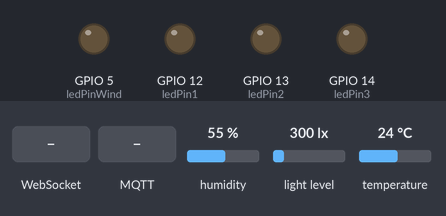
Simulated run of this sketch. Board: ESP32. Parts: output pins drawn as LEDs (lit = HIGH). Dashed ring = blinking. The inputs (shaded band) are chosen by the test bench; at power-on: humidity 55 %, light level 300 lx, temperature 24 °C. WiFi joins after 1.5 s; servers stay silent unless stated; random numbers use the default seed unless the sketch sets one; no MQTT or app messages arrive unless stated; what the sketch prints to the serial monitor is not drawn.

Above: at 2.7 s.
2.8 s: WebSocket text "led1:on" received
At 6.5 s:
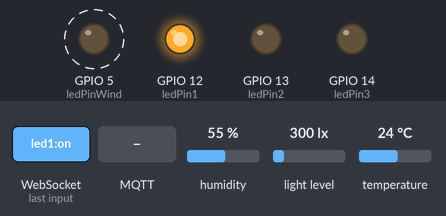
6.6 s: MQTT message "led1:on" arrives on the first subscribed topic
At 9.0 s:
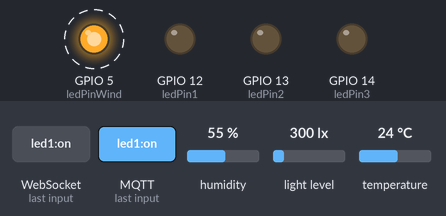
12.6 s: WebSocket text "all:on" received
At 14.3 s:
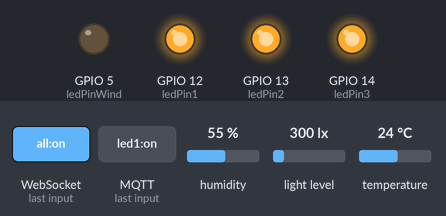
18.6 s: MQTT message "led1:off" arrives on the first subscribed topic
At 21.6 s:
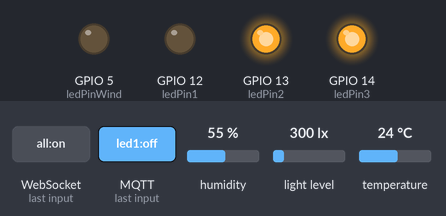
25.7 s: MQTT message "all:on" arrives on the second subscribed topic
At 28.8 s:
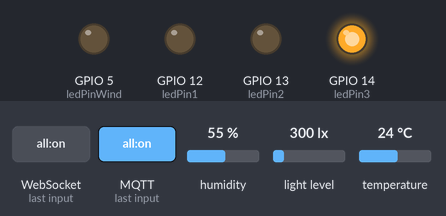
34.7 s: WebSocket text "led1:on" received
At 41.8 s:
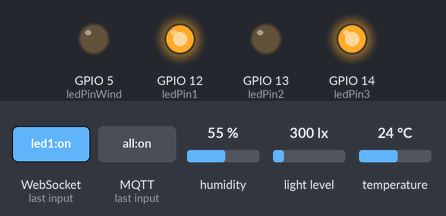
Timing chart, 0 to 42.8 s (numbered marks = the images above; inputs shaded):
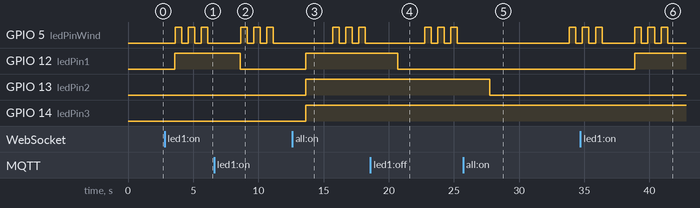

Measured:
- after the input at 2.8 s, GPIO 12 (ledPin1): LOW → HIGH after 0.79 s
- after the input at 6.6 s, GPIO 12 (ledPin1): HIGH → LOW after 2.0 s
- after the input at 12.6 s, GPIO 12 (ledPin1), GPIO 13 (ledPin2), GPIO 14 (ledPin3): LOW → HIGH after 1.0 s
- after the input at 18.6 s, GPIO 12 (ledPin1): HIGH → LOW after 2.1 s
- after the input at 25.7 s, GPIO 13 (ledPin2): HIGH → LOW after 2.1 s
- after the input at 34.7 s, GPIO 12 (ledPin1): LOW → HIGH after 4.2 s

The sketch:

esp32.ino
```cpp
#include <Wire.h>
#include <BH1750.h>
#include <DHT.h>
#include <WiFi.h>
#include <PubSubClient.h>
#include <WebSocketsServer.h> // Thư viện WebSocket

// Thông tin kết nối Wi-Fi và MQTT
const char* ssid = "@@";
const char* password = "12345679";
const char* mqtt_server = "192.168.121.82"; // Địa chỉ IP của MQTT broker
const char* mqtt_username = "quyet";
const char* mqtt_password = "123";
const int mqtt_port = 1885;

// Tên các topic MQTT
const char* led1_topic = "home/led1";
const char* led2_topic = "home/led2";
const char* led3_topic = "home/led3";
const char* all_lights_topic = "home/all_lights";

// Các topic để gửi dữ liệu cảm biến
const char* temperature_topic = "home/temperature";
const char* humidity_topic = "home/humidity";
const char* light_topic = "home/light";
const char* wind_speed_topic = "home/wind-speed"; // Thêm topic cho tốc độ gió

// Cảm biến DHT11
#define DHTPIN 4    // Chân kết nối DHT11
#define DHTTYPE DHT11
DHT dht(DHTPIN, DHTTYPE);

// Cảm biến BH1750
BH1750 lightMeter;

// Chân điều khiển LED
const int ledPin1 = 12;
const int ledPin2 = 13;
const int ledPin3 = 14;
const int ledPinWind = 5; // Chân GPIO D5 cho LED kiểm tra gió

// Tạo đối tượng WiFi, MQTT Client và WebSocket Server
WiFiClient espClient;
PubSubClient client(espClient);
WebSocketsServer webSocket(8081); // WebSocket trên cổng 81

// Hàm kết nối Wi-Fi
void setup_wifi() {
  delay(10);
  Serial.println();
  Serial.print("Connecting to ");
  Serial.println(ssid);
  WiFi.begin(ssid, password);
  while (WiFi.status() != WL_CONNECTED) {
    delay(500);
    Serial.print(".");
  }
  Serial.println();
  Serial.println("WiFi connected");
  Serial.print("IP address: ");
  Serial.println(WiFi.localIP());
}

// Hàm xử lý sự kiện WebSocket
void webSocketEvent(uint8_t num, WStype_t type, uint8_t *payload, size_t length) {
  switch (type) {
    case WStype_DISCONNECTED:
      Serial.printf("[%u] Disconnected!\n", num);
      break;

    case WStype_CONNECTED: {
      IPAddress ip = webSocket.remoteIP(num);
      Serial.printf("[%u] Connected from %s\n", num, ip.toString().c_str());
      break;
    }

    case WStype_TEXT: {
      String message = String((char*)payload);
      Serial.printf("WebSocket [%u] message: %s\n", num, message.c_str());

      // Điều khiển LED qua WebSocket
      if (message == "led1:on") {
        digitalWrite(ledPin1, HIGH);
        webSocket.sendTXT(num, "LED1 ON");
      } else if (message == "led1:off") {
        digitalWrite(ledPin1, LOW);
        webSocket.sendTXT(num, "LED1 OFF");
      } else if (message == "led2:on") {
        digitalWrite(ledPin2, HIGH);
        webSocket.sendTXT(num, "LED2 ON");
      } else if (message == "led2:off") {
        digitalWrite(ledPin2, LOW);
        webSocket.sendTXT(num, "LED2 OFF");
      } else if (message == "led3:on") {
        digitalWrite(ledPin3, HIGH);
        webSocket.sendTXT(num, "LED3 ON");
      } else if (message == "led3:off") {
        digitalWrite(ledPin3, LOW);
        webSocket.sendTXT(num, "LED3 OFF");
      } else if (message == "all:on") {
        digitalWrite(ledPin1, HIGH);
        digitalWrite(ledPin2, HIGH);
        digitalWrite(ledPin3, HIGH);
        webSocket.sendTXT(num, "ALL LEDs ON");
      } else if (message == "all:off") {
        digitalWrite(ledPin1, LOW);
        digitalWrite(ledPin2, LOW);
        digitalWrite(ledPin3, LOW);
        webSocket.sendTXT(num, "ALL LEDs OFF");
      }
      break;
    }

    default:
      break;
  }
}

// Hàm xử lý tin nhắn MQTT
void callback(char* topic, byte* payload, unsigned int length) {
  String message;
  for (int i = 0; i < length; i++) {
    message += (char)payload[i];
  }
  message.trim();

  // Xử lý điều khiển từ MQTT
  Serial.printf("MQTT Message: [%s]: %s\n", topic, message.c_str());
  if (String(topic) == led1_topic) {
    digitalWrite(ledPin1, message == "on" ? HIGH : LOW);
  } else if (String(topic) == led2_topic) {
    digitalWrite(ledPin2, message == "on" ? HIGH : LOW);
  } else if (String(topic) == led3_topic) {
    digitalWrite(ledPin3, message == "on" ? HIGH : LOW);
  } else if (String(topic) == all_lights_topic) {
    digitalWrite(ledPin1, message == "on" ? HIGH : LOW);
    digitalWrite(ledPin2, message == "on" ? HIGH : LOW);
    digitalWrite(ledPin3, message == "on" ? HIGH : LOW);
  }
}

// Hàm kết nối MQTT
void reconnect() {
  while (!client.connected()) {
    Serial.print("Attempting MQTT connection...");
    String clientId = "ESP32Client-";
    clientId += String(random(0xffff), HEX);
    if (client.connect(clientId.c_str(), mqtt_username, mqtt_password)) {
      Serial.println("connected");
      client.subscribe(led1_topic);
      client.subscribe(led2_topic);
      client.subscribe(led3_topic);
      client.subscribe(all_lights_topic);
    } else {
      Serial.printf("failed, rc=%d\n", client.state());
      delay(5000);
    }
  }
}

void setup() {
  Serial.begin(115200);
  pinMode(ledPin1, OUTPUT);
  pinMode(ledPin2, OUTPUT);
  pinMode(ledPin3, OUTPUT);
  pinMode(ledPinWind, OUTPUT); // Đặt chân GPIO D5 làm OUTPUT

  setup_wifi();
  client.setServer(mqtt_server, mqtt_port);
  client.setCallback(callback);

  dht.begin();
  Wire.begin();
  if (lightMeter.begin()) {
    Serial.println(F("BH1750 started."));
  } else {
    Serial.println(F("Error starting BH1750."));
  }

  webSocket.begin(); // Bắt đầu WebSocket
  webSocket.onEvent(webSocketEvent); // Gán hàm xử lý sự kiện WebSocket
}

void loop() {
  if (!client.connected()) {
    reconnect();
  }
  client.loop();
  webSocket.loop(); // Vòng lặp WebSocket

  float humidity = dht.readHumidity();
  float temperature = dht.readTemperature();
  float lux = lightMeter.readLightLevel();
  float windSpeed = random(0, 100); // Tạo giá trị gió ngẫu nhiên từ 0 đến 100 m/s

  if (!isnan(humidity) && !isnan(temperature)) {
    client.publish(temperature_topic, String(temperature).c_str());
    client.publish(humidity_topic, String(humidity).c_str());

    // Gửi dữ liệu qua WebSocket
    webSocket.broadcastTXT("temperature:" + String(temperature));
    webSocket.broadcastTXT("humidity:" + String(humidity));
  }

  if (!isnan(lux)) {
    client.publish(light_topic, String(lux).c_str());
    webSocket.broadcastTXT("light:" + String(lux));
  }

  // Gửi giá trị gió ngẫu nhiên dưới dạng JSON
  String windSpeedJson = "{\"windSpeed\":" + String(windSpeed) + "}";
  client.publish(wind_speed_topic, windSpeedJson.c_str());
  webSocket.broadcastTXT("windSpeed:" + String(windSpeed));

  // Kiểm tra tốc độ gió và nháy LED nếu vượt quá 50 m/s
  if (windSpeed > 50) {
    flashWindLED();
  }

  delay(2000); // Đọc dữ liệu mỗi 2 giây
}
// Hàm để nháy LED ở chân GPIO D5
void flashWindLED() {
  for (int i = 0; i < 3; i++) {
    digitalWrite(ledPinWind, HIGH);
    delay(500);
    digitalWrite(ledPinWind, LOW);
    delay(500);
  }
}
```
